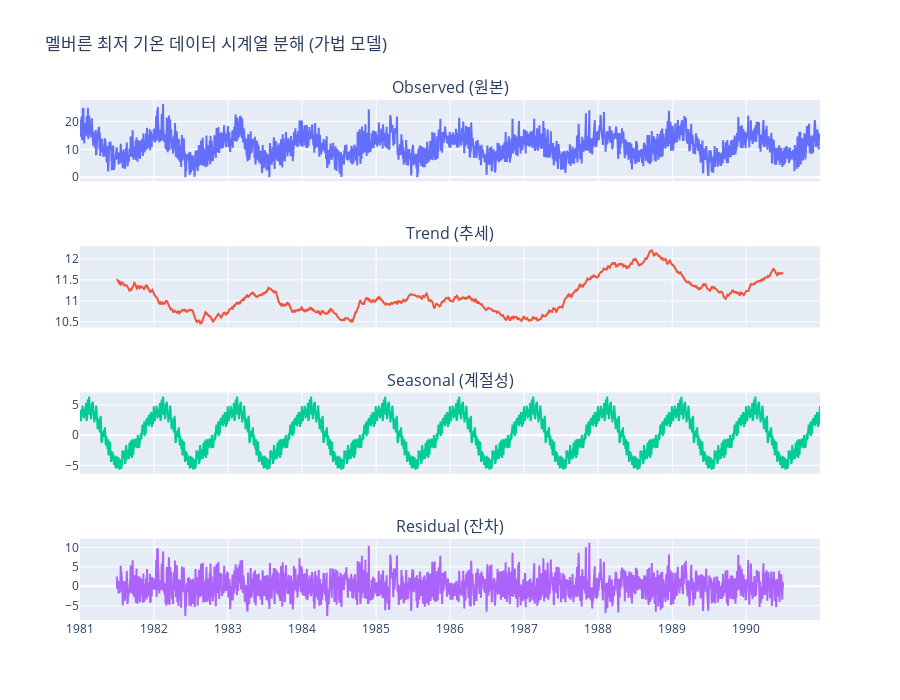

Write notebook code for a chart like this one.
### Code cell
# 3. 가법 모델을 이용한 시계열 분해 (period=365)
result = seasonal_decompose(df_temp['최저기온'], model='additive', period=365)

# 분해 결과 시각화
decomposed_fig = make_subplots(
    rows=4, cols=1,
    shared_xaxes=True,
    subplot_titles=("Observed (원본)", "Trend (추세)", "Seasonal (계절성)", "Residual (잔차)")
)

decomposed_fig.add_trace(go.Scatter(x=result.observed.index, y=result.observed, mode='lines', name='Observed'), row=1, col=1)
decomposed_fig.add_trace(go.Scatter(x=result.trend.index, y=result.trend, mode='lines', name='Trend'), row=2, col=1)
decomposed_fig.add_trace(go.Scatter(x=result.seasonal.index, y=result.seasonal, mode='lines', name='Seasonal'), row=3, col=1)
decomposed_fig.add_trace(go.Scatter(x=result.resid.index, y=result.resid, mode='lines', name='Residual'), row=4, col=1)

decomposed_fig.update_layout(height=700, title_text="멜버른 최저 기온 데이터 시계열 분해 (가법 모델)", showlegend=False)
decomposed_fig.show()

### Figure 1 — Plotly figure (JSON) as saved in the notebook; plotly's stock layout.template omitted (floating-point values rounded to 4 significant figures; data arrays with more than 128 entries replaced by an {"elided": "..."} marker saying what was removed)
{"data": [{"mode": "lines", "name": "Observed", "type": "scatter", "x": {"elided": "3650 str values"}, "xaxis": "x", "y": {"elided": "3650 float values"}, "yaxis": "y"}, {"mode": "lines", "name": "Trend", "type": "scatter", "x": {"elided": "3650 str values"}, "xaxis": "x2", "y": {"elided": "3650 float values"}, "yaxis": "y2"}, {"mode": "lines", "name": "Seasonal", "type": "scatter", "x": {"elided": "3650 str values"}, "xaxis": "x3", "y": {"elided": "3650 float values"}, "yaxis": "y3"}, {"mode": "lines", "name": "Residual", "type": "scatter", "x": {"elided": "3650 str values"}, "xaxis": "x4", "y": {"elided": "3650 float values"}, "yaxis": "y4"}], "layout": {"annotations": [{"font": {"size": 16}, "showarrow": false, "text": "Observed (원본)", "x": 0.5, "xanchor": "center", "xref": "paper", "y": 1, "yanchor": "bottom", "yref": "paper"}, {"font": {"size": 16}, "showarrow": false, "text": "Trend (추세)", "x": 0.5, "xanchor": "center", "xref": "paper", "y": 0.7188, "yanchor": "bottom", "yref": "paper"}, {"font": {"size": 16}, "showarrow": false, "text": "Seasonal (계절성)", "x": 0.5, "xanchor": "center", "xref": "paper", "y": 0.4375, "yanchor": "bottom", "yref": "paper"}, {"font": {"size": 16}, "showarrow": false, "text": "Residual (잔차)", "x": 0.5, "xanchor": "center", "xref": "paper", "y": 0.1562, "yanchor": "bottom", "yref": "paper"}], "height": 700, "showlegend": false, "title": {"text": "멜버른 최저 기온 데이터 시계열 분해 (가법 모델)"}, "xaxis": {"anchor": "y", "domain": [0, 1], "matches": "x4", "showticklabels": false}, "xaxis2": {"anchor": "y2", "domain": [0, 1], "matches": "x4", "showticklabels": false}, "xaxis3": {"anchor": "y3", "domain": [0, 1], "matches": "x4", "showticklabels": false}, "xaxis4": {"anchor": "y4", "domain": [0, 1]}, "yaxis": {"anchor": "x", "domain": [0.8438, 1]}, "yaxis2": {"anchor": "x2", "domain": [0.5625, 0.7188]}, "yaxis3": {"anchor": "x3", "domain": [0.2812, 0.4375]}, "yaxis4": {"anchor": "x4", "domain": [0, 0.1562]}}}
